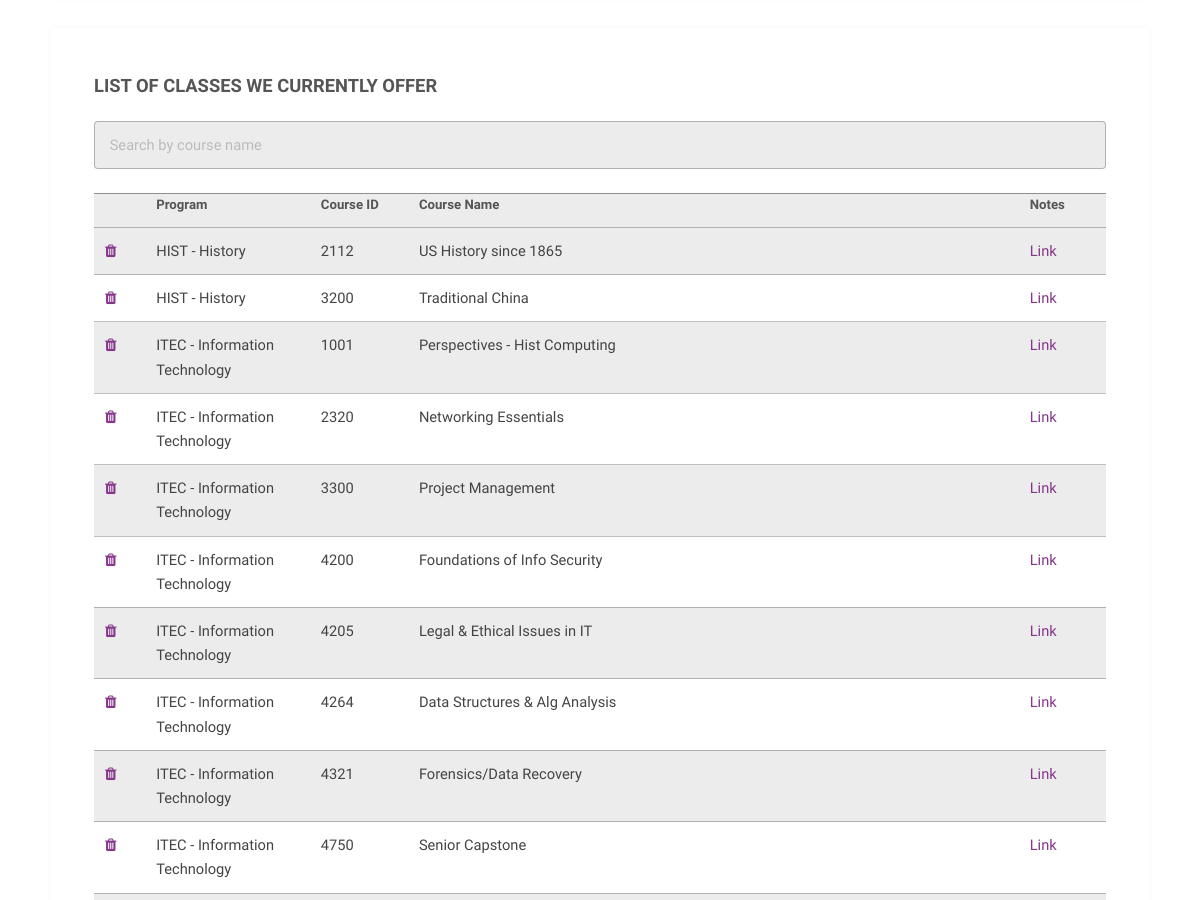
The page /class (signed in, middle part) on the database as committed earlier.
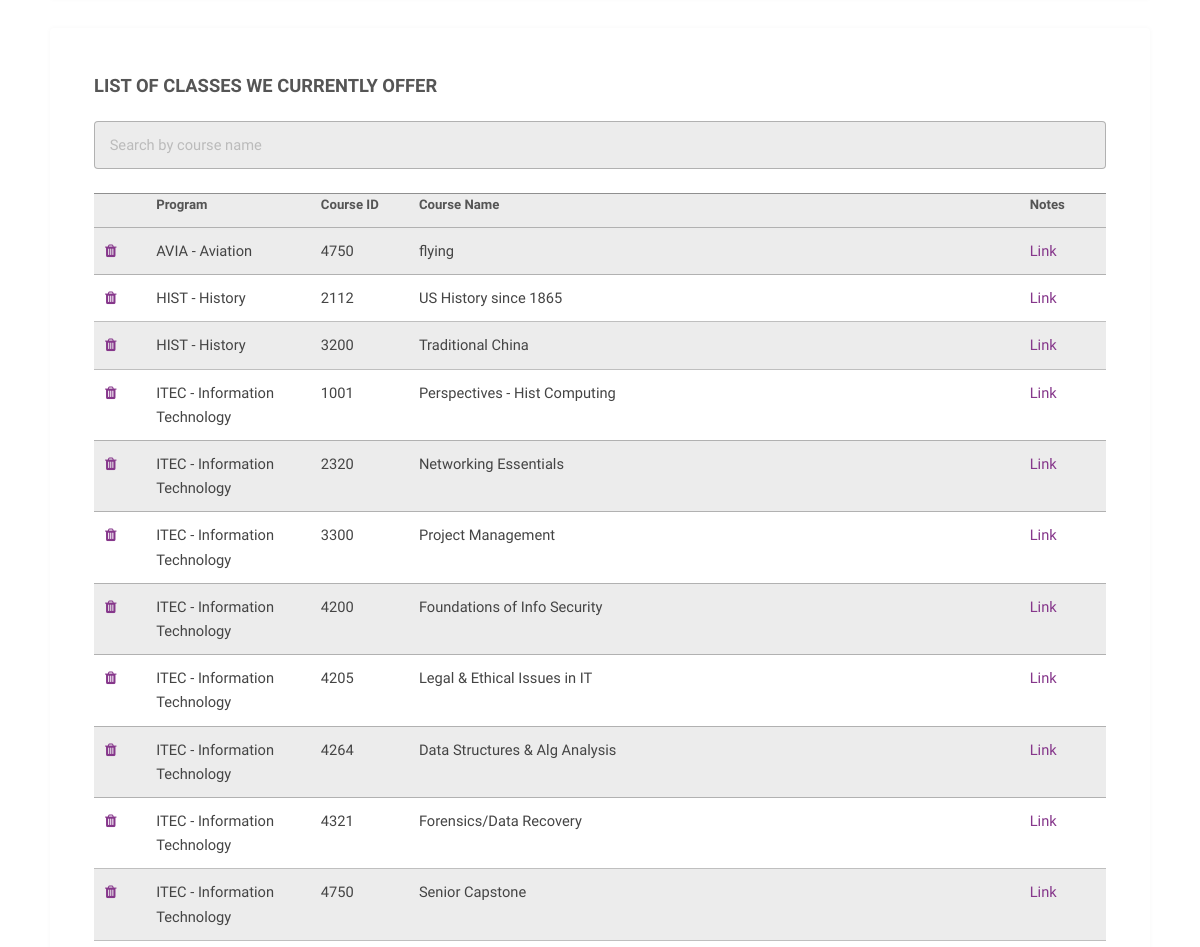
The same page on the database as committed later.
### app/models.py (models this page shows, shortened)
class ClassList(db.Model):
    id = db.Column(db.Integer, primary_key=True)
    program = db.Column(db.String(4), unique=True, nullable=False)
    course_id = db.Column(db.Integer(), unique=False, nullable=False)
    course_name = db.Column(db.String(30), unique=True, nullable=False)

### app/routes.py (the view)
def classes():
    academic_catalog = {'avia':'AVIA - Aviation', 'biol':'BIOL - Biology', 'engl': 'ENGL - English',
                        'itec': 'ITEC - Information Technology', 'hist': 'HIST - History', 'math': 'MATH - Mathematics',
                        'nurs': 'NURS - Nursing'
                        }
    form = CreateClassForm()
    class_list = ClassList.query.order_by(ClassList.program.asc(),ClassList.course_id.asc()).all()
    if not current_user.is_authenticated:
        flash('That feature is for users only! Register an account first!', 'info')
        return redirect(url_for('register'))
    if current_user.is_authenticated:
        if current_user.has_role('admin'):
            if form.validate_on_submit():
                create_class = ClassList(program=form.program.data, course_id=form.course_id.data, course_name=form.course_name.data)
                db.session.add(create_class)
                db.session.commit()
                flash('Class has been created!', 'success')
                return redirect(url_for('class'))
    return render_template('class_list.html', title='Classes', form=form, class_list=class_list, academic_catalog=academic_catalog)

### app/forms.py
class CreateClassForm(FlaskForm):
    academic_catalog = [('avia', 'AVIA - Aviation'), ('biol', 'BIOL - Biology'), ('engl',  'ENGL - English'),
                        ('itec', 'ITEC - Information Technology'), ('hist', 'HIST - History'),
                        ('math', 'MATH - Mathematics'), ('nurs', 'NURS - Nursing', )]
    program = SelectField('Program Name', choices=academic_catalog, validators=[DataRequired()])
    course_id = IntegerField('Course ID', render_kw={"placeholder": "e.g., 4750"},
                             validators=[DataRequired(), NumberRange(min=900, max=9999, message='Must be in valid Course ID format')])
    course_name = StringField('Course Name', validators=[DataRequired()], render_kw={"placeholder": "e.g., Senior Capstone"})
    submit = SubmitField('Add Class')

### app/models.py (called while the page is built)
    def has_role(self, name):
        for role in self.roles:
            if role.name == name:
                return True
            return False

### app/routes.py (called while the page is built)
@app.before_request
def before_request():
    if current_user.is_authenticated:
        current_user.last_seen = datetime.utcnow()
        db.session.commit()

### app/templates/class_list.html (shortened to what this page needs)
{% extends "template.html" %}
{% block content %}
    <section id="main" class="wrapper">
        <div class="inner">
        <div class="content">
            <header>
                <h3><strong>List of classes we currently offer</strong></h3>
            </header>
            <input type="text" id="myInput" onkeyup="mySearchFunction(3)" placeholder="Search by course name">
            <br>
            <table>
                <tr>
                    <col width="0"><col width="100"><col width="30"><col width="400"><col width="20">
                    <th> </th>
                    <th>Program</th>
                    <th>Course ID</th>
                    <th>Course Name</th>
                    {% if current_user.is_authenticated %}
                        <th>Notes</th>
                    {% endif %}
                </tr>
                <tbody id="myTable">
                {% for class in class_list %}
                    <tr>
                        {% if current_user.has_role('admin') %}
                            <td><a class="icon fa-trash"></a></td>
                        {% else %}
                            <td> </td>
                        {% endif %}
                        <td>{{ academic_catalog[class.program] }}</td>
                        <td>{{ class.course_id }}</td>
                        <td>{{ class.course_name }}</td>
                        {% if current_user.is_authenticated %}
                            <td>
                                <a href="{{ url_for('course', program=class.program, course_id=class.course_id) }}">Link</a>
                            </td>
                        {% endif %}
                    </tr>
                {% endfor %}
                </tbody>
            </table>
        </div>
        </div>
    </section>
{% endblock content %}

Rows that differ between the two databases and show on the page:
added ClassList: program "AVIA - Aviation", course_id "4750", course_name "flying"
